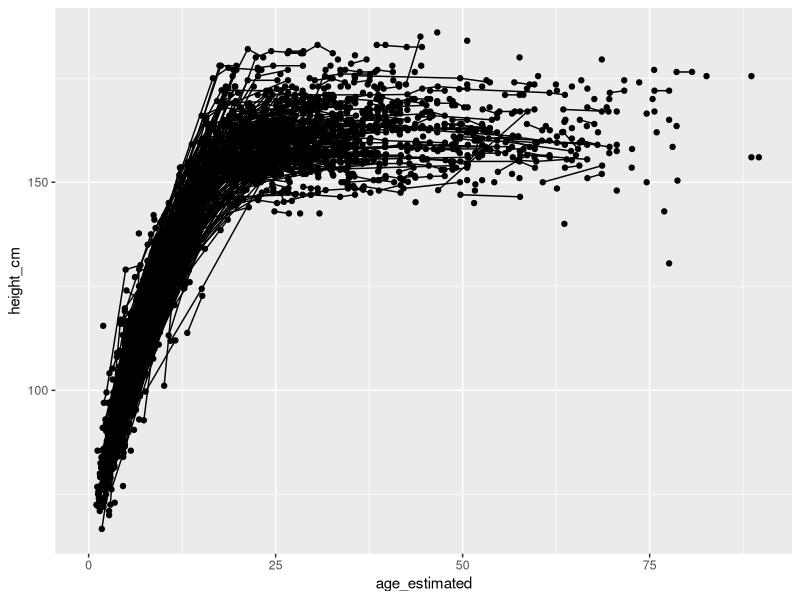

Reproduce this figure in R. (Note: this script raises an error after producing the figure.)
############################################################
### Cleaning Pemba, Tanzania Data  ####
###########################################################

#Author: catalina fernandez
#starting commit: da82567

setwd("/Users/catalinafernandez/Library/CloudStorage/OneDrive-Personal/Growth_Project/Source/Pemba/")

library(dplyr)
library(lubridate)

rm(list = ls())
dat <- read.csv("site_measurements.csv")

#####  checks to ensure consistency:

#1. remove observations that do not have BOTH height and weight.keep if only one is missing

sum(is.na(dat[["height_cm"]])) # NA = 0
sum(is.na(dat[["weight_kg"]])) # NA = 0


# check if there are duplicated rows.
rep <- dat %>% select(-obs_id)
sum(duplicated(rep) | duplicated(rep, fromLast = TRUE)) #NO duplicated observations
    
#count number of people in the dataframe
dat %>%
  distinct(person_id) %>%
  count() #1646 ind. 

# how many people have X observations?
table(table(dat$person_id)) # aprox. third are single obs, but most are longit.
#1   2    3   4   5    6   7   8   9  10   11 
#657 385 197 140  86  78  50  25  18   8   2

dat <- dat %>%
  mutate (date_of_birth = as.Date(date_of_birth),
          date_of_measure = as.Date(date_of_measure),
age_estimated = as.numeric(interval(date_of_birth, date_of_measure) / dyears(1)))


# plot heights to catch evident outliers

glimpse(dat)
#plot heights
library(ggplot2) 

dev.off() 
ggplot(dat, aes(x = age_estimated, y = height_cm , group = person_id))+
  geom_line() +
  geom_point()

#Check all obs. for each individual to change/remove obs based on general trajectory
#MANY individuals have heights that are "999" Replace 999 in 705 rows with NA

sum(dat$height_cm == 999, na.rm = TRUE) 

dat <- dat %>%
  mutate(height_cm = replace(height_cm, height_cm == 999, NA)) #Replaced "999" in 705 rows with NA

#count n of obs. per ind.
dat <- dat %>%
  add_count(person_id, name = "obs_counts")

# individuals that have at least two observations

long <- dat %>%
  filter(obs_counts >= 2)

# flag observations whose heights go DOWN 3 cm or more.
# add column estimated age to make it easier to assess whether differences are likely or not 

down <- long %>%
  group_by (person_id) %>%
  arrange(age_estimated) %>%
  summarize(min_height_diffs=min(diff(height_cm))) %>%
  filter (min_height_diffs <=-3)

#count n of obs that goes down.
down %>%
  distinct(person_id) %>%
  count() # 15 individuals "shrink" 3 or more cm. 

i <- 1
print(long[long$person_id == down$person_id [i], ]) 
i <- i + 1

# -1. both height and weight for #wgjnt seem off the trajectory for ind.1603
dat <- dat %>%
  filter(obs_id != "wgjnt") 

# -2. ind. 2402 "shrink" ±4cm over 2yrs. Ind>60yrs and this is ±expected; left as it is.

# -3. ind. 7901 "shrink" 4cm over 6yrs. Ind>50yrs and this is ±expected; left as it is.

# -4. .ind. 8102 "shrink" 10.5cm. Only 2 observations, so remove individual entirely.
dat <- dat %>%
  filter(person_id != "8102")

# -5. ind. 9704 "shrink" 6cm. Only 2 observations, so remove individual entirely.
dat <- dat %>%
  filter(person_id != "9704")

# -6 ind. 10208. "shrink" and the 5 obs. are inconsistent, possibly more than one ind.
dat <- dat %>%
  filter(person_id != "10208") #remove all obs for ind.10208

# -7 ind. 10302 "shrink" 6cm. Only 2 observations, so remove all obs. for ind.
dat <- dat %>%
  filter(person_id != "10302") #remove all obs for ind.10302

# -8 ind. 11808 "shrink" 4.5 cm and is 25yo. Only 2 observations, so remove all obs. for ind.
dat <- dat %>%
  filter(person_id != "11808") #remove all obs for ind.11808

# -9 ind. 13302 obs. #b18po is off the trajectory for height and weight. RM #b18po obs.
dat <- dat %>%
  filter(obs_id != "b18po") #remove obs.#b18po

# -10 ind. 14105 obs. #x9psz off the trajectory and too close to previous measure
#probably  #x9psz is a different individual. Remove obs.# #x9psz entirely.
dat <- dat %>%
  filter(obs_id != "x9psz") #remove obs.#x9psz

# -11 ind. 15312 "shrink" 5 cm and is 25yo. Only 2 observations, so remove all obs for ind.
dat <- dat %>%
  filter(person_id != "15312") #remove all obs for ind.15312

# -12 ind. 15403 shrink" 16.5cm and is 25yo. Only 2 observations, so remove all obs for ind.
dat <- dat %>%
  filter(person_id != "15403") #remove all obs for ind.15403

# -13 ind. 17102 shrink 10cm. Both height and weight are off the trajectory for obs.#jr38j 
dat <- dat %>%
  filter(obs_id != "jr38j") #remove obs.#jr38j

# -14 ind. 17602 shrink 5cm. Remove only height for obs. #nd81a
dat$height_cm [which(dat$obs_id=="nd81a")] <-NA

# -15 ind. 20202 shrink 6cm.Only 2 observations, so remove all obs for ind.
dat <- dat %>%
  filter(person_id != "20202") #remove all obs for ind.20202

####### !!!check that all obs for a male/female are male/female, respectively

sex_mismatch <- dat %>%
  group_by(person_id) %>%
  summarise(same_sex = n_distinct(sex) == 1) %>%
  filter(!same_sex) %>%
  pull(person_id)
print (sex_mismatch) # 5 indiv. have sex mismatches across obs. Remove or fix.

ids_df <- data.frame(person_id = unlist(sex_mismatch))
check_sex <- dat %>%
  inner_join(ids_df, by = "person_id")


#-1. ind.615. Only 2 obs (one F and one M). Remove obs #2jb64 as that doesn't have height measurement. 
dat <- dat %>%
  filter(obs_id != "2jb64") #remove obs.#2jb64

#-2. ind.6806. 3 obs as M, one as F (#h3nfz) Remove female obs #h3nfz)
dat <- dat %>%
  filter(obs_id != "h3nfz") #remove obs.#h3nfz 

#-3. ind.14613 only 2 obs. (one F and one M). Remove female obs #poi6h since doesn't have height.
dat <- dat %>%
  filter(obs_id != "poi6h") #remove obs.#poi6h

#-4 ind.19003 obs #yj5gv clearly a different individual(F) than other 9 obs. Remove #yj5gv
dat <- dat %>%
  filter(obs_id != "yj5gv") #remove obs.#yj5gv

#-5. ind. 19804 has 3 obs, 2 M and one F. Remove female obs. #mqg30
dat <- dat %>%
  filter(obs_id != "mqg30") #remove obs.#mqg30

### Check inds whose heights go up >=10cm/year ###

long <- dat %>% #update "long"
  filter(obs_counts >= 2) 

up <- long %>%
  group_by(person_id) %>%
  arrange(date_of_birth) %>%
  mutate(time_elap = as.numeric (date_of_measure - first(date_of_measure)),
         obs_diff = height_cm - lag(height_cm)) %>%
  filter(person_id %in% unique(person_id[obs_diff >= 10 & time_elap < 365]))

up %>%
  distinct(person_id) %>%
  count() #only one ind. and a child so leave it as it is. 


### Check heights of individuals < 1 year old to see if there are any biologically implausible values

# height of ind. 35003, obs.#25oob seems impossible for a 10kg and 1yo. Convert #25oob to NA
dat$height_cm [which(dat$obs_id=="25oob")] <-NA

#height and weight for ind. 6325 are extremely off. Remove individual as there's only a single observation. 
dat <- dat %>%
  filter(person_id != "6325") #remove all obs for 6325

#height and weight for ind. 39306 are off. Only one observation; remove individual 
dat <- dat %>%
  filter(person_id != "39306") #remove all obs for 39306

# flag ind younger than 12yo and taller than 150cm

tall <- dat %>% 
  filter (age_estimated < 12 & height_cm > 150) #2 observations are extremely off. Remove

dat <- dat %>%
  filter(obs_id != "tsw4p") #remove obs.#tsw4p 172cm and 70.2 kg for a 10yo is off from any pop. trajectory


dat <- dat %>%
  filter(obs_id != "oaoik") ##remove obs.#oaoik 167 and 66 kg for a 9yo is off from any pop. trajectory

# flag inds older than 12yo and shorter than 100cm
short <- dat %>% 
  filter (age_estimated >12 & height_cm <100) # one individual 5433

#remove ind. 5433 height is extremely short (96cm) and weight too low for age (12.5 yo). 
dat <- dat %>%
  filter(person_id != "5433") #remove ind. 5433

#Introduced 703 NA in heigths from "999" and other implausible values
#no NA weights were added. Zero NA for height
# From 1646 ind. in original dataset, kept 1635

write.csv(dat, "site_measurements.csv",row.names = FALSE)
